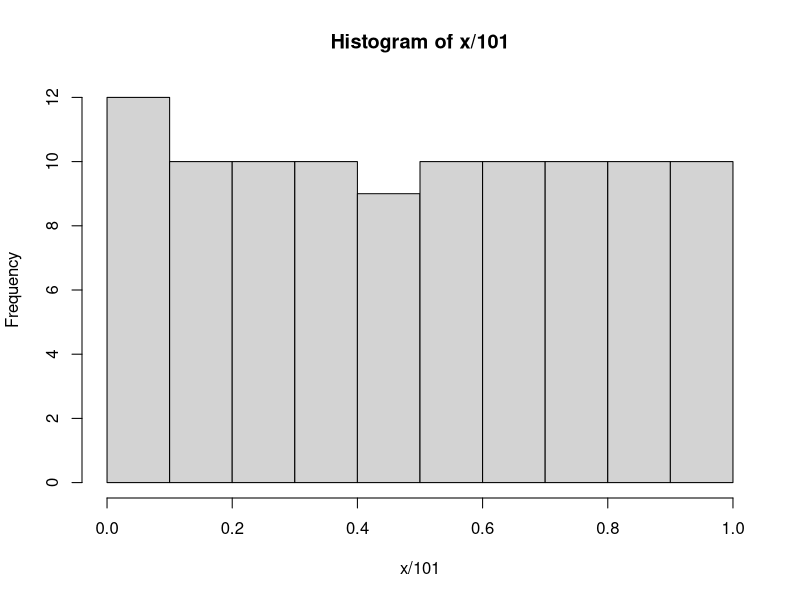
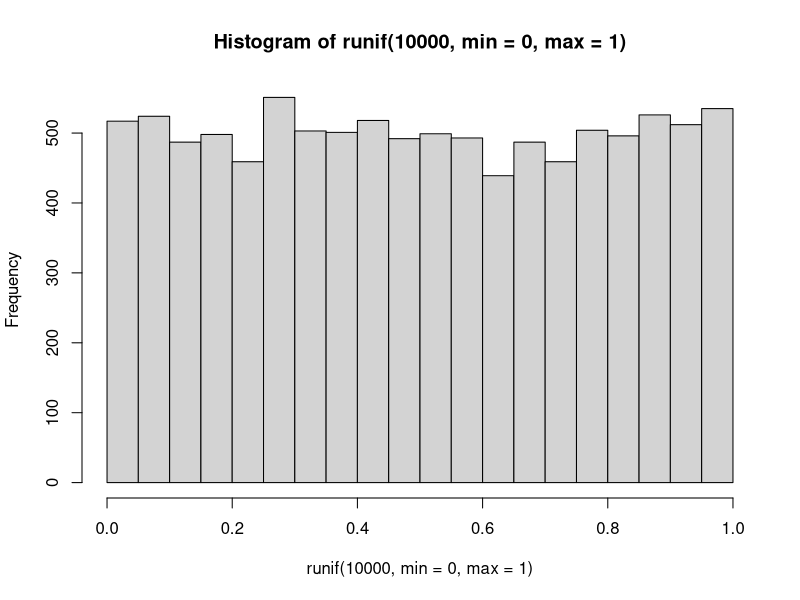

Reproduce these figures in R, in order.
#random number generator: 
#(1)iterate an affine function mod n
#a and b defines the affine function
#N is the number of be modded
rng=function(a,b,N){
  x=b
  for(i in 2:N){
    x[i]=(a*x[i-1]+b)%%N
  }
  x
}

x=rng(3,5,101)
hist(x/101)
#a,b,N are seeds of RNG
#and technically this is pseudo-random number generator b/c it is not rlly random
#and only appears to be random
#----------------------------------
#(2)runif: uniform random distribution
set.seed(1)#if we choose the same seed, we should generate the same seq
x=runif(100,min=0,max=1)
hist(runif(10000,min=0,max=1))

 y=runif(10,min=-2,max=20)
 y<0
 sum(y<0)
 